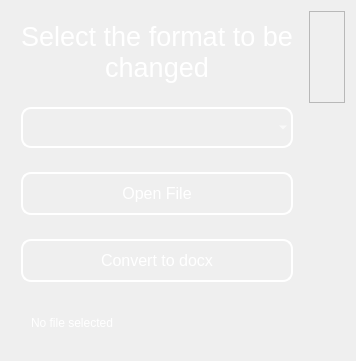
                <widget class="QWidget" name="ConvertSingle">
                 <layout class="QHBoxLayout" name="horizontalLayout_16">
                  <item>
                   <widget class="QFrame" name="frame_10">
                    <property name="maximumSize">
                     <size>
                      <width>400</width>
                      <height>16777215</height>
                     </size>
                    </property>
                    <property name="styleSheet">
                     <string notr="true">background-color: transparent;
color: white;</string>
                    </property>
                    <property name="frameShape">
                     <enum>QFrame::StyledPanel</enum>
                    </property>
                    <property name="frameShadow">
                     <enum>QFrame::Raised</enum>
                    </property>
                    <layout class="QVBoxLayout" name="verticalLayout_20">
                     <property name="spacing">
                      <number>24</number>
                     </property>
                     <item>
                      <widget class="QLabel" name="Headlabel">
                       <property name="maximumSize">
                        <size>
                         <width>16777215</width>
                         <height>80</height>
                        </size>
                       </property>
                       <property name="font">
                        <font>
                         <pointsize>20</pointsize>
                        </font>
                       </property>
                       <property name="text">
                        <string>Select the format to be changed</string>
                       </property>
                       <property name="alignment">
                        <set>Qt::AlignCenter</set>
                       </property>
                       <property name="wordWrap">
                        <bool>true</bool>
                       </property>
                       <property name="margin">
                        <number>0</number>
                       </property>
                      </widget>
                     </item>
                     <item>
                      <widget class="QComboBox" name="comboBoxConvert">
                       <property name="minimumSize">
                        <size>
                         <width>0</width>
                         <height>30</height>
                        </size>
                       </property>
                       <property name="font">
                        <font>
                         <pointsize>12</pointsize>
                        </font>
                       </property>
                       <property name="styleSheet">
                        <string notr="true">QComboBox{
border-radius: 10px;
border: 2px solid white;
padding: 8px;
color: white
}

QComboBox::down-arrow {
   color: white
}</string>
                       </property>
                       <property name="editable">
                        <bool>false</bool>
                       </property>
                       <property name="currentText">
                        <string/>
                       </property>
                       <property name="insertPolicy">
                        <enum>QComboBox::InsertAtBottom</enum>
                       </property>
                      </widget>
                     </item>
                     <item>
                      <widget class="QPushButton" name="OpenFileConvert">
                       <property name="font">
                        <font>
                         <pointsize>12</pointsize>
                        </font>
                       </property>
                       <property name="styleSheet">
                        <string notr="true">QPushButton{
	color: white;
	background-color: transparent;
	border: 2px solid white;
	border-radius: 10px;
	padding: 10px;
	text-transform: uppercase;
}

QPushButton:hover{
	background-color: white;
	color: black
}</string>
                       </property>
                       <property name="text">
                        <string>Open File</string>
                       </property>
                      </widget>
                     </item>
                     <item>
                      <widget class="QPushButton" name="SubmitFileConvert">
                       <property name="font">
                        <font>
                         <pointsize>12</pointsize>
                        </font>
                       </property>
                       <property name="styleSheet">
                        <string notr="true">QPushButton{
	color: white;
	background-color: transparent;
	border: 2px solid white;
	border-radius: 10px;
	padding: 10px;
	text-transform: uppercase;
}

QPushButton:hover{
	background-color: white;
	color: black
}</string>
                       </property>
                       <property name="text">
                        <string>Convert to docx</string>
                       </property>
                      </widget>
                     </item>
                     <item>
                      <widget class="QFrame" name="frame_11">
                       <property name="frameShape">
                        <enum>QFrame::StyledPanel</enum>
                       </property>
                       <property name="frameShadow">
                        <enum>QFrame::Raised</enum>
                       </property>
                       <layout class="QVBoxLayout" name="verticalLayout_22">
                        <item>
                         <widget class="QLabel" name="dirInfo">
                          <property name="contextMenuPolicy">
                           <enum>Qt::DefaultContextMenu</enum>
                          </property>
                          <property name="text">
                           <string>No file selected</string>
                          </property>
                          <property name="alignment">
                           <set>Qt::AlignBottom|Qt::AlignLeading|Qt::AlignLeft</set>
                          </property>
                          <property name="wordWrap">
                           <bool>true</bool>
                          </property>
                          <property name="margin">
                           <number>15</number>
                          </property>
                         </widget>
                        </item>
                       </layout>
                      </widget>
                     </item>
                    </layout>
                   </widget>
                  </item>
                  <item alignment="Qt::AlignTop">
                   <widget class="QFrame" name="frame_8">
                    <property name="styleSheet">
                     <string notr="true">color: white;</string>
                    </property>
                    <property name="frameShape">
                     <enum>QFrame::StyledPanel</enum>
                    </property>
                    <property name="frameShadow">
                     <enum>QFrame::Raised</enum>
                    </property>
                    <layout class="QVBoxLayout" name="verticalLayout_21">
                     <property name="topMargin">
                      <number>50</number>
                     </property>
                     <item>
                      <widget class="QLabel" name="outputLabelConvertSingle">
                       <property name="font">
                        <font>
                         <pointsize>20</pointsize>
                        </font>
                       </property>
                       <property name="text">
                        <string/>
                       </property>
                       <property name="wordWrap">
                        <bool>true</bool>
                       </property>
                      </widget>
                     </item>
                    </layout>
                   </widget>
                  </item>
                 </layout>
                </widget>
